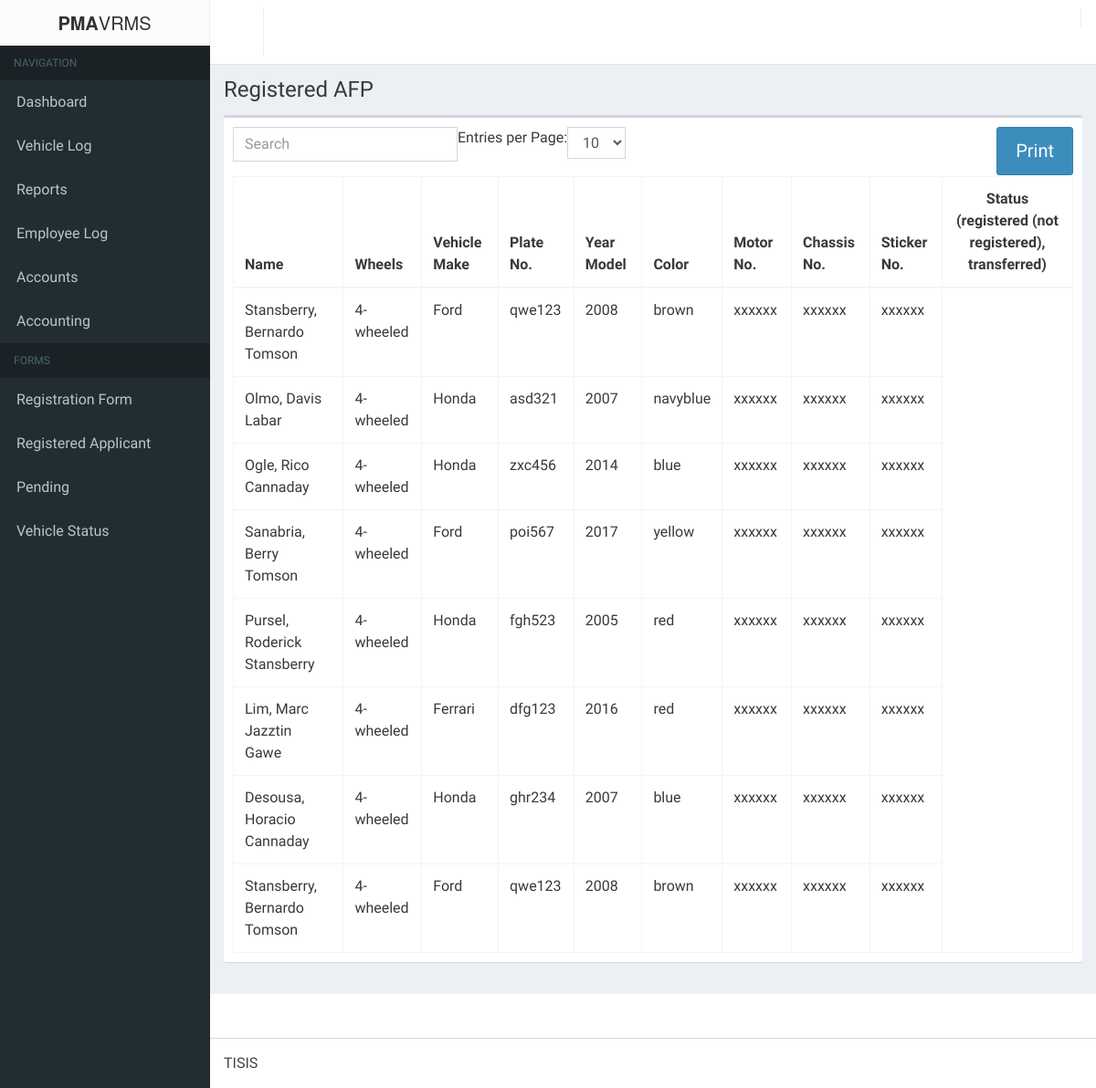
The app's page /new/login/AFPVehicleStatus.php with its own data.
### tables this page shows
CREATE TABLE IF NOT EXISTS `vehicle_information` (
  `vehicleId` int(11) NOT NULL AUTO_INCREMENT,
  `wheels` varchar(15) NOT NULL,
  `vehicleMake` varchar(60) NOT NULL,
  `plateNo` varchar(60) NOT NULL,
  `yearModel` varchar(60) NOT NULL,
  `color` varchar(60) NOT NULL,
  `motorNo` varchar(60) NOT NULL,
  `chassisNo` varchar(60) NOT NULL,
  `stickerNo` varchar(60) NOT NULL,
  PRIMARY KEY (`vehicleId`)
);

### new/login/logic/military_vehicleStatus_logic.php (called while the page is built, shortened)
<?php
	require_once('db/database.php');
	$database = new Database();
		$query = "SELECT * FROM vehicle_information JOIN form2_militarypd ON form2_militarypd.m_vehicle_id = vehicle_information.vehicleId";
	$database->execute($query);
	$vehicles = array();
?>

### new/login/db/database.php (called while the page is built, shortened)
<?php
	class Database{
		private $database;
		private function connect(){
			$host			= 'localhost';
			$username		= 'root';
			$password		= '';
			$database_name	= 'pma-vrms';
			$port			= 3306;
			$this->database = mysqli_connect($host, $username, $password, $database_name, $port);
		}
		public function execute($query){
			$this->result = mysqli_query($this->database, $query) OR die(mysqli_error($this->database));
		}
	}
?>

### new/login/AFPVehicleStatus.php (the view, shortened to what this page needs)
<!DOCTYPE html>
<html>
<head>
	<link rel="stylesheet" href="bootstrap/css/bootstrap.min.css">
    <link rel="stylesheet" href="fonts/font-awesome.min.css">
    <link rel="stylesheet" href="css/style-main.min.css">
    <link rel="stylesheet" href="css/skin.min.css">
    <link rel="stylesheet" type="text/css" href="css/print.css">
</head>
    <?php include('logic/military_vehicleStatus_logic.php'); ?>
    <body class="hold-transition skin-black sidebar-mini">
    <div class="wrapper">
      <header class="main-header">
        <div class="logo">
          <span class="logo-lg"><b>PMA</b>VRMS</span>
        </div>
        <nav class="navbar navbar-static-top" role="navigation">
          <a href="#" class="sidebar-toggle" data-toggle="offcanvas" role="button">
          </a>
        </nav>
      </header>
      <aside class="main-sidebar">
        <section class="sidebar">
          <ul class="sidebar-menu">
            <li class="header">NAVIGATION</li>
            <li class=""><a href="index.php"><i class="glyphicon glyphicon-dashboard"></i> <span>Dashboard</span></a></li>
            <li><a href="vehicleLog.php"><i class="glyphicon glyphicon-road"></i> <span>Vehicle Log</span></a></li>
            <li><a href="reports.php"><i class="glyphicon glyphicon-flag"></i> <span>Reports</span></a></li>
            <li><a href="login/logbook_page.php"><i class="glyphicon glyphicon-user"></i> <span>Employee Log</span></a></li>
						<li class="treeview">
							<a href="#"><i class="glyphicon glyphicon-plus"></i>
								<span>Accounts</span>
							</a>
						</li>
            <li class="treeview">
              <a href="#"><i class="glyphicon glyphicon-list-alt"></i> <span>Accounting</span> <i class="glyphicon glyphicon-chevron-down pull-right"></i></a>
            </li>
            <li class="header">FORMS</li>
            <li class="treeview">
              <a href="#"><i class="glyphicon glyphicon-list-alt"></i> <span>Registration Form</span> <i class="glyphicon glyphicon-chevron-down pull-right"></i></a>
            </li>
            <li class="treeview">
              <a href="#"><i class="glyphicon glyphicon-ok-circle"></i> <span>Registered Applicant</span> <i class="glyphicon glyphicon-chevron-down pull-right"></i></a>
            </li>
            <li class="treeview">
              <a href="#"><i class="glyphicon glyphicon-option-horizontal"></i> <span>Pending</span> <i class="glyphicon glyphicon-chevron-down pull-right"></i></a>
            </li>
            <li class="treeview">
              <a href="#"><i class="glyphicon glyphicon-ok-circle"></i> <span>Vehicle Status</span> <i class="glyphicon glyphicon-chevron-down pull-right"></i></a>
            </li>
          </ul>
        </section>
      </aside>
      <div class="content-wrapper">
        <section class="content-header">
          <h1>
            Registered AFP
          </h1>
        </section>
        <section class="content">
        <div class="'container">
			<div class="row">
				<div class="col-md-12">
                    <div class="box">
                        <div class="box-body">
                            <button id="printReports" class="btn btn-primary btn-lg pull-right" onclick="printReports()">
                                <span class="glyphicon glyphicon-print" aria-hidden="true"></span> Print
                            </button>
                            <table class="table table-bordered table-hover" id="bootstrap-table">
                                <thead>
                                    <th>Name</th>
                                    <th>Wheels</th>
                                    <th>Vehicle Make</th>
                                    <th>Plate No.</th>
                                    <th>Year Model</th>
                                    <th>Color</th>
                                    <th>Motor No.</th>
                                    <th>Chassis No.</th>
                                    <th>Sticker No.</th>
                                    <th  class="column-options" colspan=4 style="text-align:center">Status (registered (not registered), transferred)</th>
                                </thead>
                                <tbody>
                                    <?php
                                        foreach ($vehicles as $key => $vehicle) {
                                            echo <<<DATA
                                        <tr id='applicant_$key'>
                                            <td style='display:none'>$vehicle[vehicleId]</td>
                                            <td>$vehicle[name]</td>
                                            <td>$vehicle[wheels]</td>
                                            <td>$vehicle[vehicleMake]</td>
                                            <td>$vehicle[plateNo]</td>
                                            <td>$vehicle[yearModel]</td>
                                            <td>$vehicle[color]</td>
                                            <td>$vehicle[motorNo]</td>
                                            <td>$vehicle[chassisNo]</td>
                                            <td>$vehicle[stickerNo]</td>
                                        </tr>
DATA;
                                        }
                                    ?>
                                </tbody>
                            </table>
                        </div>
                    </div>
                </div>
			</div>
		</div>
		<?php
			require_once('modals/view_form2.php');
			require_once('modals/edit_form2.php');
		?>
        <br/><br/>
      <footer class="main-footer">
        TISIS
      </footer>
</body>
</html>

### records on screen
vehicle_information: vehicle "Olmo, Davis Labar", wheels "4-wheeled", vehicleMake "Honda", plateNo "asd321", yearModel "2007", color "navyblue", motorNo "xxxxxx", chassisNo "xxxxxx", stickerNo "xxxxxx"
vehicle_information: vehicle "Ogle, Rico Cannaday", wheels "4-wheeled", vehicleMake "Honda", plateNo "zxc456", yearModel "2014", color "blue", motorNo "xxxxxx", chassisNo "xxxxxx", stickerNo "xxxxxx"
vehicle_information: vehicle "Sanabria, Berry Tomson", wheels "4-wheeled", vehicleMake "Ford", plateNo "poi567", yearModel "2017", color "yellow", motorNo "xxxxxx", chassisNo "xxxxxx", stickerNo "xxxxxx"
vehicle_information: vehicle "Pursel, Roderick Stansberry", wheels "4-wheeled", vehicleMake "Honda", plateNo "fgh523", yearModel "2005", color "red", motorNo "xxxxxx", chassisNo "xxxxxx", stickerNo "xxxxxx"
vehicle_information: vehicle "Lim, Marc Jazztin Gawe", wheels "4-wheeled", vehicleMake "Ferrari", plateNo "dfg123", yearModel "2016", color "red", motorNo "xxxxxx", chassisNo "xxxxxx", stickerNo "xxxxxx"
vehicle_information: vehicle "Desousa, Horacio Cannaday", wheels "4-wheeled", vehicleMake "Honda", plateNo "ghr234", yearModel "2007", color "blue", motorNo "xxxxxx", chassisNo "xxxxxx", stickerNo "xxxxxx"

### other values on screen
$vehicle[name] "Stansberry, Bernardo Tomson"
$vehicle[wheels] "4-wheeled"
$vehicle[vehicleMake] "Ford"
$vehicle[plateNo] "qwe123"
$vehicle[yearModel] "2008"
$vehicle[color] "brown"
$vehicle[motorNo] "xxxxxx"
$vehicle[chassisNo] "xxxxxx"
$vehicle[stickerNo] "xxxxxx"
